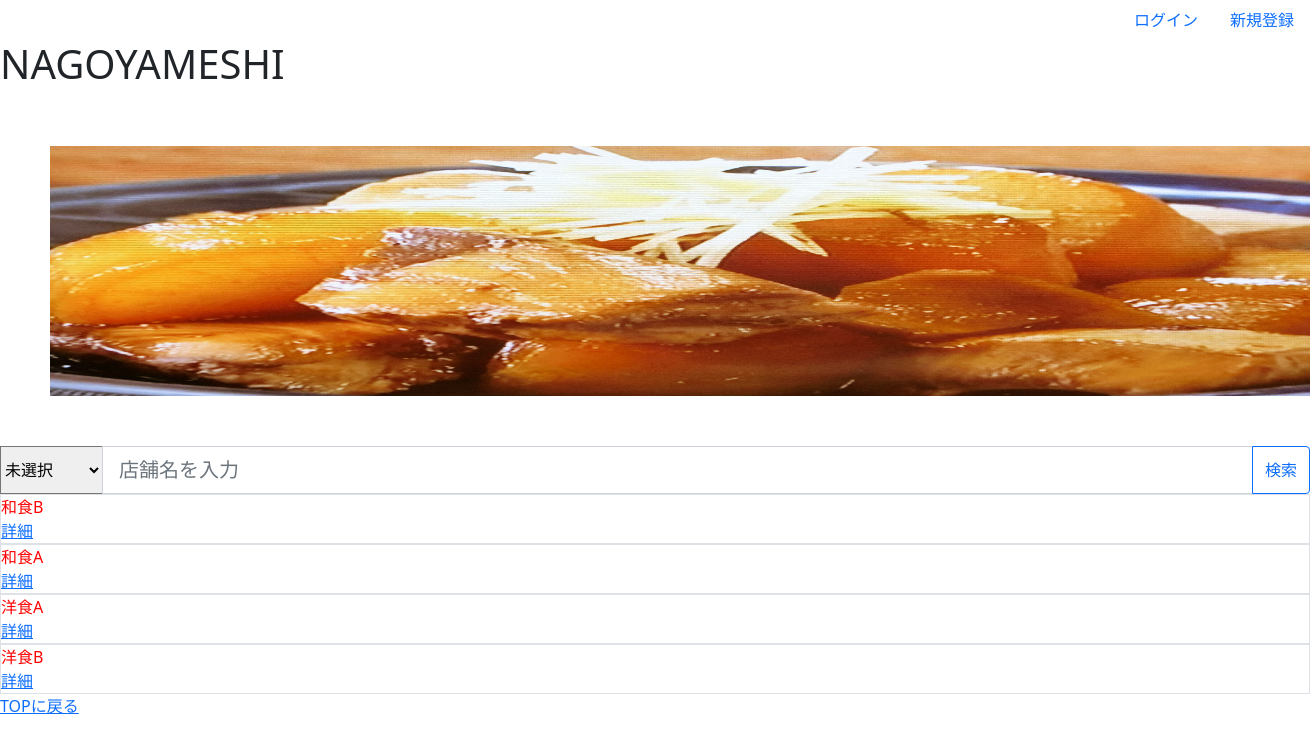
Before: / with the older database file.
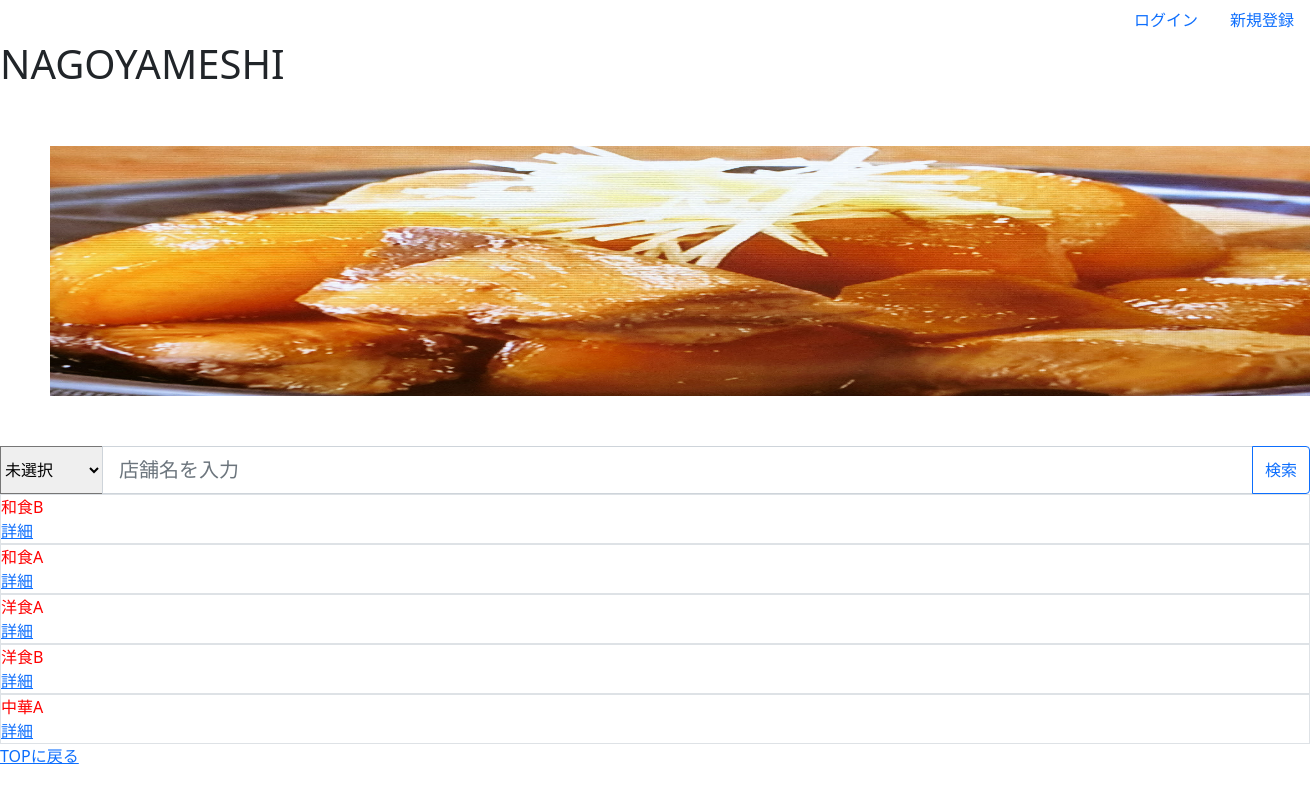
After: the same page with the newer database file.
### nagoyameshiapp/models.py (models this page shows, shortened)
class Restaurant(models.Model):
    category    = models.ForeignKey(Category, verbose_name="カテゴリ", on_delete=models.CASCADE)
    name        = models.CharField(verbose_name="名前", max_length=50)
    image       = models.ImageField(verbose_name="画像", upload_to="nagoyameshiapp/restaurant/image/",blank=True,null=True)
    description = models.CharField(verbose_name="店舗説明", max_length=500)
    start_at    = models.TimeField(verbose_name="営業開始時間", default=timezone.now)
    end_at      = models.TimeField(verbose_name="営業終了時間", default=timezone.now)
    cost        = models.PositiveIntegerField(verbose_name="価格帯", blank=True, null=True)
    post_code   = models.CharField(verbose_name="郵便番号", max_length=8, blank=True, null=True)
    address     = models.CharField(verbose_name="住所", max_length=100, blank=True)
    tel         = models.CharField(verbose_name="電話番号", max_length=11, blank=True, null=True)
    created_at  = models.DateTimeField(verbose_name="投稿日時", default=timezone.now)
    updated_at  = models.DateTimeField(verbose_name="更新日時", auto_now=True)

### nagoyameshiapp/views.py (the view)
class IndexView(View):
    def get(self, request, *args, **kwargs):
        context = {}
        query   = Q()
        form    = RestaurantCategoryForm(request.GET)
        if form.is_valid():
            cleaned = form.clean()
            query &= Q(category=cleaned["category"])
        if "search" in request.GET:
            words   = request.GET["search"].replace("　"," ").split(" ")
            for word in words:
                if word == "":
                    continue
                query &= Q(name__contains=word)
        context["restaurants"] = Restaurant.objects.filter(query)
        context["categories"]  = Category.objects.all()
        return render(request, "nagoyameshiapp/index.html", context)

### nagoyameshiapp/models.py (called while the page is built)
    def str_id(self):
        return str(self.id)

### templates/nagoyameshiapp/index.html (shortened to what this page needs)
{% extends "nagoyameshiapp/base.html" %}
{% block main %}
<h1 class="title">NAGOYAMESHI</h1>
<img src="media/main-visual-1.jpg" id="main_visual" class="slider">
<form action="" method="GET">
    <div class="input-group">
        <select name="category">
            <option value="">未選択</option>
        </select>
        <input class="form-control form-control-lg" type="text" name="search" placeholder="店舗名を入力" value="{{ request.GET.search }}">
        <input class="btn btn-outline-primary" type="submit" value="検索">
    </div>
</form>
{% for restaurant in restaurants %}
    <div class="border">
        <div class="restaurantname">
            {{ restaurant.name }}
        </div>
        <a href = "{% url 'nagoyameshiapp:restaurant' restaurant.id %}">詳細</a>
    </div>
{% endfor %}
<a href = "{% url 'nagoyameshiapp:index' %}">TOPに戻る</a>
{% endblock %}

### templates/nagoyameshiapp/base.html (shortened to what this page needs)
{% load static %}
<!DOCTYPE html>
<html lang="ja">
<head>
    <link href="https://cdn.jsdelivr.net/npm/bootstrap@5.0.2/dist/css/bootstrap.min.css" rel="stylesheet">
    <link rel="stylesheet" href="{% static 'style.css' %}">
</head>
<body>
    <ul class="nav justify-content-end">
        <li class="nav-item">
            <a class="nav-link active" aria-current="page" href="#">ログイン</a>
        </li>
        <li class="nav-item">
            <a class="nav-link active" aria-current="page" href="#">新規登録</a>
        </li>
    </ul>
    {% block main %}
    {% endblock %}
</body>
</html>

### static/style.css (style rules this page uses)
#main_visual { width:100%; height: 250px; margin: 50px }
.restaurantname { color: red; }

Changed rows visible on the page:
added Restaurant: name "中華A"
